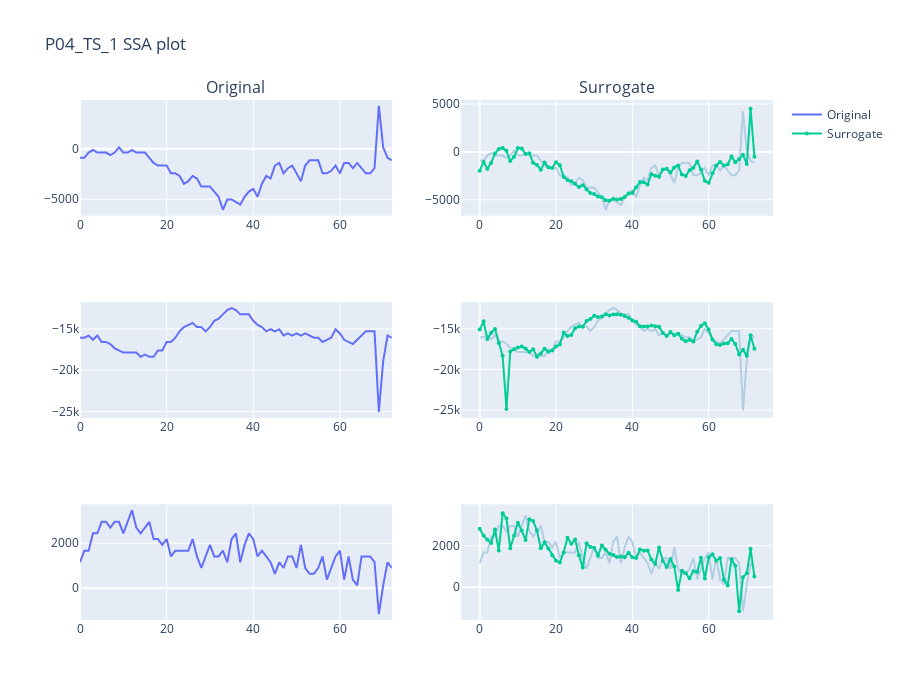

Source (notebook cell):
### Code cell
# visualization
from plotly.subplots import make_subplots
import plotly.graph_objects as go
import plotly.express as px

ori_colour = '#636efa'
ori2_colour = '#b3cde3'
surr_colour = '#00cc96'

fig = make_subplots(
    rows=_numComp, cols=2,
    subplot_titles=("Original", "Surrogate"))

x_coor = [x for x in range(file_data.shape[1])]

show_legend = True
ori_str = "Original"
surr_str ="Surrogate"
for i in range (_numComp):
    if i != 0: 
        show_legend = False
        ori_str = "Original " + str(i+1)
        surr_str = "Surrogate " + str(i+1)

    # original
    fig.add_trace(
        go.Scatter(
            x=x_coor, y=file_data[i,:], name=ori_str, 
            line=dict(color=ori_colour), showlegend=show_legend),
        row=i+1, col=1)
    
    # original + surrogate
    fig.add_trace(
        go.Scatter(
            x=x_coor, y=file_data[i,:], name=ori_str,
            line=dict(color=ori2_colour), showlegend=False),
        row=i+1, col=2)

    fig.add_trace(
        go.Scatter(
            x=x_coor, y=surr_data[i,:], name=surr_str,
            line=dict(color=surr_colour), showlegend=show_legend,
            mode="lines+markers",
            marker=dict(
                symbol="circle",
                size=4)),
        row=i+1, col=2)
    

# Update title and height
fig.update_layout(title_text=_file_name + " SSA plot", height=700, width=900)

fig.show()
